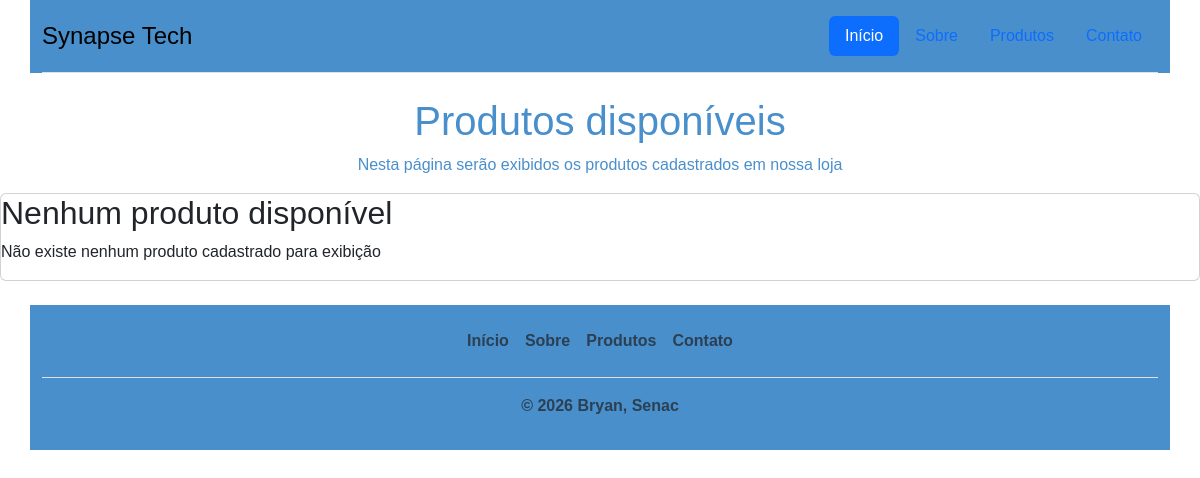
The app's page /produtos/, older data.
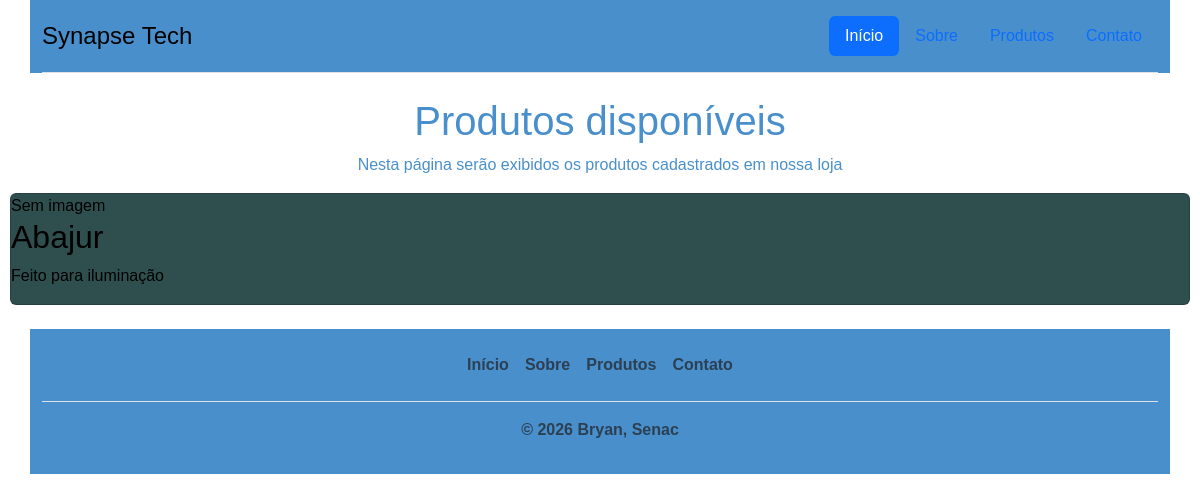
The same page, newer data.
### loja/models.py (models this page shows)
class Produto(models.Model):
    nome = models.CharField(max_length=100)
    descricao = models.TextField()
    imagem = models.ImageField(upload_to='produtos/', blank=True, null=True)
    preco = models.DecimalField(max_digits=10, decimal_places=2)
    disponivel = models.BooleanField(default=True)

### loja/views.py (the view)
# urls.py: path('produtos/', views.produtos, name='produtos'),
def produtos(request):
    lista_produtos = Produto.objects.filter(disponivel = True)
    contexto = {
        'produtos': lista_produtos
    }
    return render(request, 'app/produtos.html', contexto)

### loja/templates/app/produtos.html (shortened to what this page needs)
{% extends 'app/base.html' %}
{% block content %}
  <section id="t-c">
    <h1>Produtos disponíveis</h1>
    <p>Nesta página serão exibidos os produtos cadastrados em nossa loja</p>
  </section>
  <section class="produtos-grid">
    {% for produto in produtos %}
      <article class="card" style="background-color: #2f4f4f; color: #000; margin: 10px;">
        {% if produto.imagem %}
          <img src="{{ produto.imagem.url }}" alt="{{ produto.nome }}" style="width:25%; height:25%; object-fit: cover; border-radius: 8px; margin: 10px;" />
        {% else %}
          <div>Sem imagem</div>
        {% endif %}
        <h2>{{ produto.nome }}</h2>
        <p>{{ produto.descricao }}</p>
      </article>
    {% empty %}
    <article class="card">
        <h2>Nenhum produto disponível</h2>
        <p>Não existe nenhum produto cadastrado para exibição</p>
    </article>
    {% endfor %}
  </section>
{% endblock %}

### loja/templates/app/base.html (shortened to what this page needs)
{% load static %}
<!DOCTYPE html>
<html lang="en">
  <head>
    <link rel="stylesheet" href="{% static '/css/style.css' %}" />
    <link href="https://cdn.jsdelivr.net/npm/bootstrap@5.3.8/dist/css/bootstrap.min.css" rel="stylesheet" />
  </head>
  <body class="header">
    {% include 'partials/navbar.html' %}
    <main>
      {% block content %}
      {% endblock %}
    </main>
    {% include 'partials/footer.html' %}
  </body>
</html>

### loja/templates/partials/navbar.html
<div class="container" id="navbar">
  <header class="d-flex flex-wrap justify-content-center py-3 mb-4 border-bottom">
    <a href="/" class="d-flex align-items-center mb-3 mb-md-0 me-md-auto link-body-emphasis text-decoration-none"><span class="fs-4">Synapse Tech</span></a>
    <ul class="nav nav-pills">
      <li class="nav-item">
        <a href="{% url 'inicio' %}" class="nav-link active" aria-current="page">Início</a>
      </li> <li class="nav-item">
        <a href="{% url 'sobre' %}" class="nav-link">Sobre</a>
      </li> <li class="nav-item">
        <a href="{% url 'produtos' %}" class="nav-link">Produtos</a>
      </li> <li class="nav-item">
        <a href="{% url 'contato' %}" class="nav-link">Contato</a>
      </li>
    </ul>
  </header>
</div>

### loja/templates/partials/footer.html
<div class="container" id="footer">
  <footer class="py-3 my-4">
    <ul class="nav justify-content-center border-bottom pb-3 mb-3">
      <li class="nav-item">
        <a href="{% url 'inicio' %}" class="nav-link px-2 text-body-secondary">Início</a>
      </li> <li class="nav-item">
        <a href="{% url 'sobre' %}" class="nav-link px-2 text-body-secondary">Sobre</a>
      </li> <li class="nav-item">
        <a href="{% url 'produtos' %}" class="nav-link px-2 text-body-secondary">Produtos</a>
      </li> <li class="nav-item">
        <a href="{% url 'contato' %}" class="nav-link px-2 text-body-secondary">Contato</a>
      </li>
    </ul> <p class="text-center text-body-secondary">&copy 2026 Bryan, Senac</p>
  </footer>
</div>

### loja/static/css/style.css (style rules this page uses)
.header { font-family: 'Lucida Sans', 'Lucida Sans Regular', 'Lucida Grande', 'Lucida Sans Unicode', sans-serif; color: #498fcc; background-color: #fff; }
#navbar { font-family: 'Lucida Sans', 'Lucida Sans Regular', 'Lucida Grande', 'Lucida Sans Unicode', sans-serif; color: #000; background-color: #498fcc; }
#footer { font-family: 'Lucida Sans', 'Lucida Sans Regular', 'Lucida Grande', 'Lucida Sans Unicode', sans-serif; color: #000; background-color: #498fcc; font-weight: bold; }
#t-c { text-align: center; padding-left: 10%; padding-right: 10%; }

Row changes from the older to the newer data that the page shows:
added Produto: shows "Sem imagem", nome "Abajur", descricao "Feito para iluminação"
Text that changed along with them:
text no longer shown: "Nenhum produto disponível Não existe nenhum produto cadastrado para exibição"
